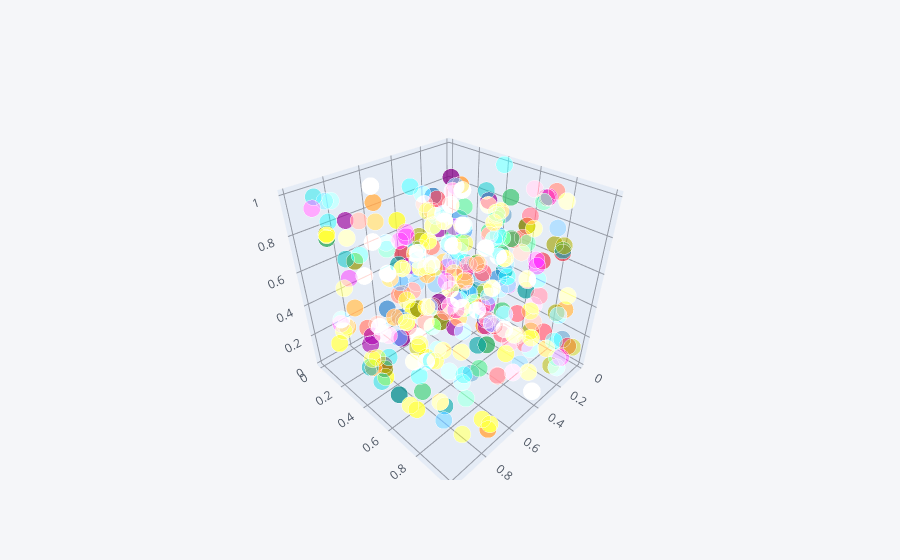

Notebook source saved alongside this figure:
### Code cell
df.iplot(x = 'a', y = 'b', z = 'c', kind = 'scatter3d')

### Figure 1 — Plotly figure (JSON) as saved in the notebook; plotly's stock layout.template omitted (floating-point values rounded to 4 significant figures; data arrays with more than 128 entries replaced by an {"elided": "..."} marker saying what was removed)
{"data": [{"marker": {"color": {"elided": "300 str values"}, "opacity": 0.8, "size": {"elided": "300 int values"}, "symbol": "circle"}, "mode": "markers", "text": {"elided": "300 str values"}, "type": "scatter3d", "x": {"elided": "300 float values"}, "y": {"elided": "300 float values"}, "z": {"elided": "300 float values"}}], "layout": {"legend": {"bgcolor": "#F5F6F9", "font": {"color": "#4D5663"}}, "paper_bgcolor": "#F5F6F9", "plot_bgcolor": "#F5F6F9", "scene": {"xaxis": {"gridcolor": "#9499A3", "showgrid": true, "tickfont": {"color": "#4D5663"}, "title": {"font": {"color": "#4D5663"}, "text": ""}, "zerolinecolor": "#9499A3"}, "yaxis": {"gridcolor": "#9499A3", "showgrid": true, "tickfont": {"color": "#4D5663"}, "title": {"font": {"color": "#4D5663"}, "text": ""}, "zerolinecolor": "#9499A3"}, "zaxis": {"gridcolor": "#9499A3", "showgrid": true, "tickfont": {"color": "#4D5663"}, "title": {"font": {"color": "#4D5663"}, "text": ""}, "zerolinecolor": "#9499A3"}}, "title": {"font": {"color": "#4D5663"}}}}
